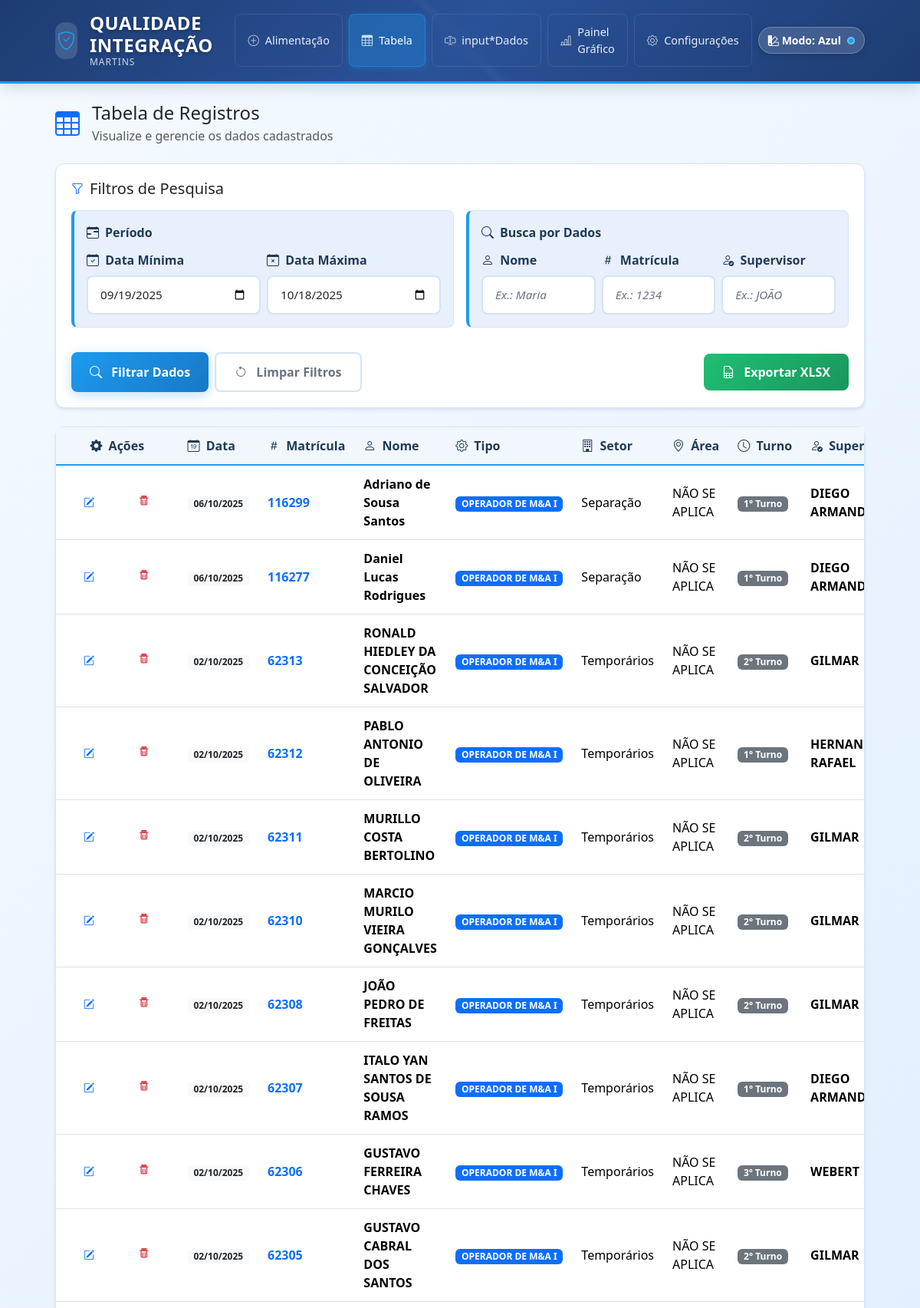
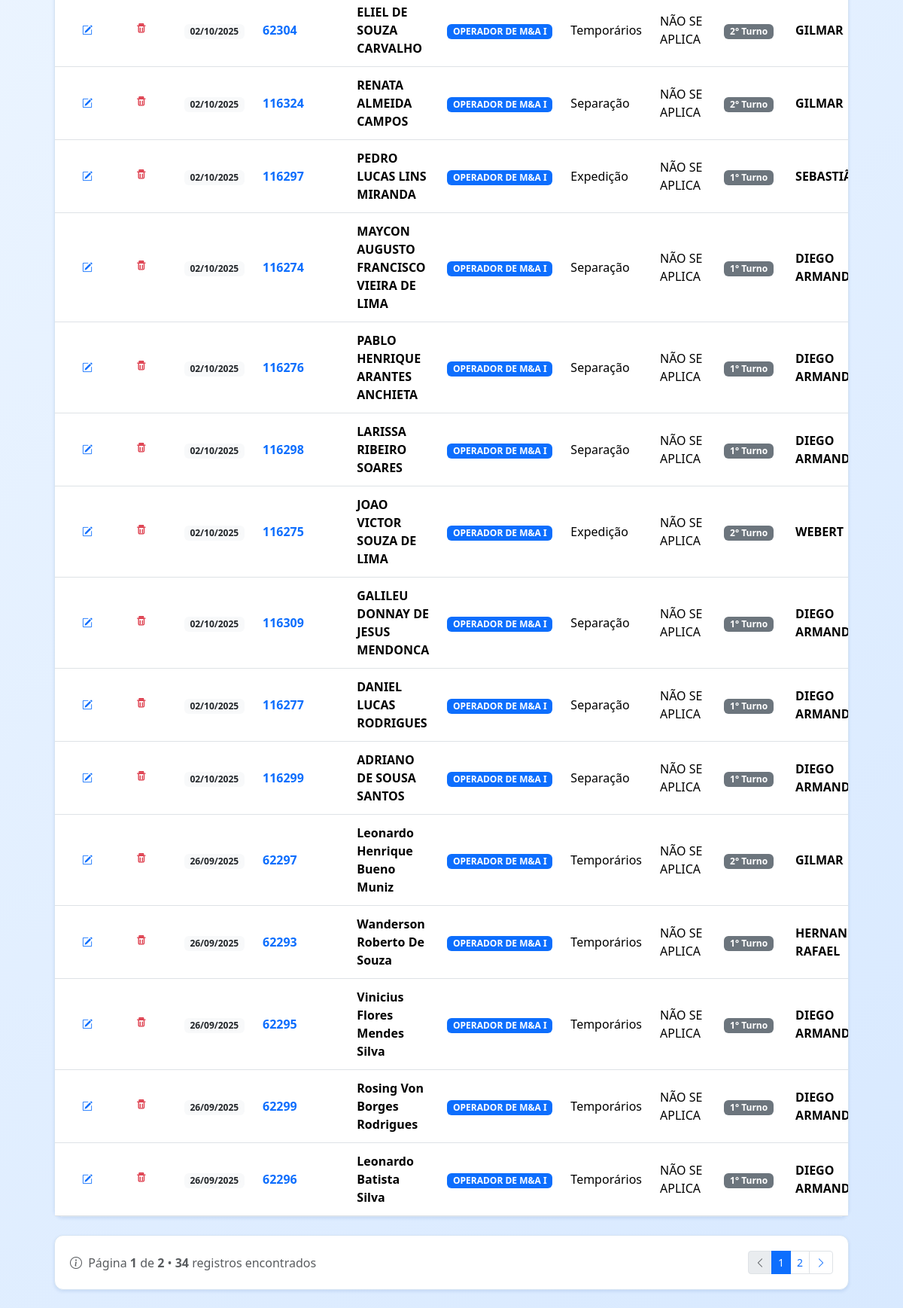
Before: /tabela with the older database file (2 pictures, top to bottom).
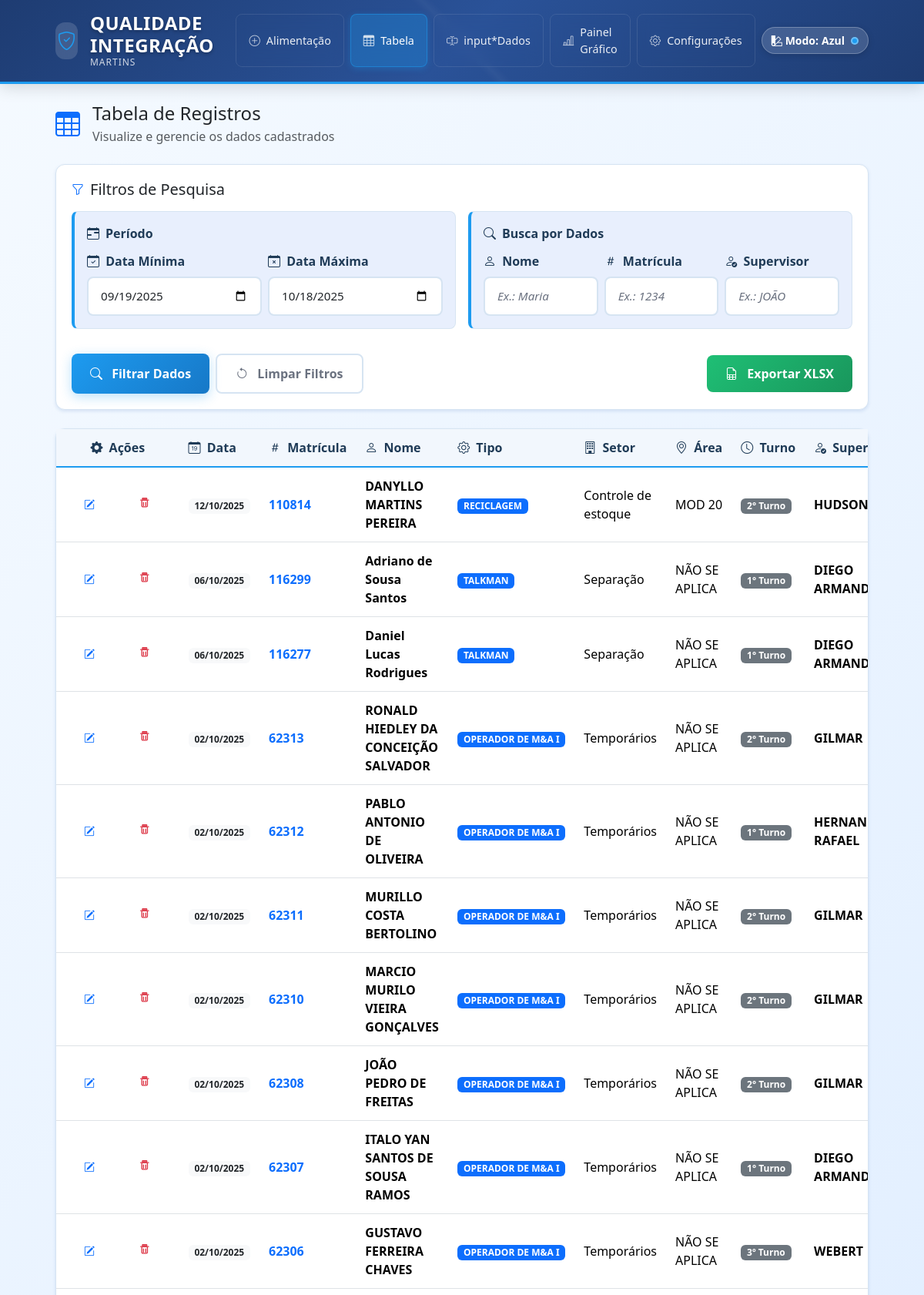
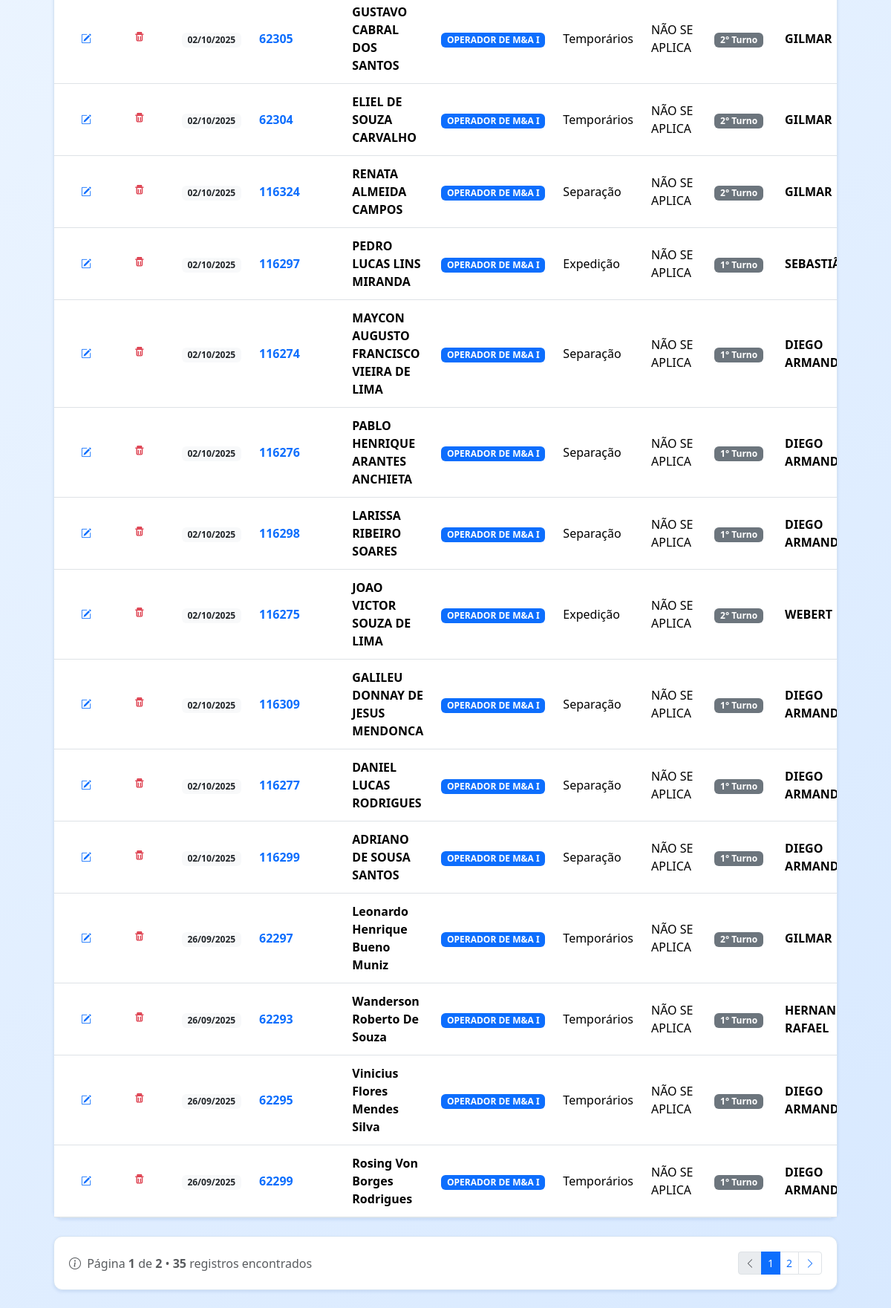
After: the same page with the newer database file (2 pictures, top to bottom).
### app/models.py (models this page shows, shortened)
class Colaborador(db.Model):
    __tablename__ = 'colaboradores'
    id = db.Column(db.Integer, primary_key=True)
    matricula = db.Column(db.Integer, nullable=False, index=True)
    nome = db.Column(db.String(120), nullable=False)
    tipo = db.Column(db.String(50), nullable=False)  # from list 'tipo'
    setor = db.Column(db.String(50), nullable=False)  # from list 'setor'
    area = db.Column(db.String(120), nullable=False)  # list 'area' (editable)
    turno = db.Column(db.String(50), nullable=False)  # from list 'turno'
    supervisor = db.Column(db.String(120), nullable=False)  # stored UPPER
    integracao = db.Column(db.String(10), nullable=False)  # from list 'integracao'
    data = db.Column(db.Date, nullable=False, default=datetime.utcnow)
    observacao = db.Column(db.Text, nullable=True)
    created_at = db.Column(db.DateTime, default=datetime.utcnow)

### app/views.py (the view)
@bp.route('/tabela')
def tabela():
    today = datetime.today().date()
    default_min = (today - timedelta(days=29)).strftime('%Y-%m-%d')
    default_max = today.strftime('%Y-%m-%d')
    min_date_str = request.args.get('min_data') or default_min
    max_date_str = request.args.get('max_data') or default_max
    q_nome = (request.args.get('q_nome') or '').strip()
    q_supervisor = (request.args.get('q_supervisor') or '').strip()
    q_matricula_raw = (request.args.get('q_matricula') or '').strip()
    q = Colaborador.query
    if min_date_str:
        try:
            min_date = datetime.strptime(min_date_str, '%Y-%m-%d').date()
            q = q.filter(Colaborador.data >= min_date)
        except ValueError:
            flash('Data mínima inválida.', 'warning')
    if max_date_str:
        try:
            max_date = datetime.strptime(max_date_str, '%Y-%m-%d').date()
            q = q.filter(Colaborador.data <= max_date)
        except ValueError:
            flash('Data máxima inválida.', 'warning')
    if q_nome:
        q = q.filter(Colaborador.nome.ilike(f"%{q_nome}%"))
    if q_supervisor:
        q = q.filter(Colaborador.supervisor.ilike(f"%{q_supervisor}%"))
    if q_matricula_raw:
        try:
            q_matricula = int(q_matricula_raw)
            q = q.filter(Colaborador.matricula == q_matricula)
        except ValueError:
            flash('Matrícula para filtro deve ser numérica.', 'warning')
    page = max(1, request.args.get('page', default=1, type=int) or 1)
    per_page = request.args.get('per_page', default=25, type=int) or 25
    per_page = max(5, min(per_page, 100))
    q = q.order_by(Colaborador.data.desc(), Colaborador.created_at.desc())
    pagination = db.paginate(q, page=page, per_page=per_page, error_out=False)
    try:
        total_pages = int(pagination.pages or 1)
    except Exception:
        total_pages = 1
    window = 2
    start_page = max(1, page - window)
    end_page = min(total_pages, page + window)
    return render_template(
        'tabela.html',
        rows=pagination.items,
        min_data=min_date_str,
        max_data=max_date_str,
        q_nome=q_nome,
        q_supervisor=q_supervisor,
        q_matricula=q_matricula_raw,
        pagination=pagination,
        page=page,
        per_page=per_page,
        start_page=start_page,
        end_page=end_page,
    )

### templates/tabela.html (shortened to what the changed rows need)
{% extends 'base.html' %}
{% block content %}
<div class="row">
  <div class="col-12">
    <div class="d-flex align-items-center mb-4">
      <div>
        <h2 class="h4 mb-1">Tabela de Registros</h2>
      </div>
    </div>
    <div class="card">
      <div class="card-body p-0">
        <div class="table-responsive">
          <table class="table table-hover align-middle mb-0">
            <thead class="table-light sticky-top">
              <tr>
                <th style="width: 80px;" class="text-center">
                  <i class="bi bi-gear-fill me-1"></i>
                  Ações
                </th>
                <th>
                  <i class="bi bi-calendar-date me-1"></i>
                  Data
                </th>
                <th>
                  <i class="bi bi-hash me-1"></i>
                  Matrícula
                </th>
                <th>
                  <i class="bi bi-person me-1"></i>
                  Nome
                </th>
                <th>
                  <i class="bi bi-gear me-1"></i>
                  Tipo
                </th>
                <th>
                  <i class="bi bi-building me-1"></i>
                  Setor
                </th>
                <th>
                  <i class="bi bi-geo-alt me-1"></i>
                  Área
                </th>
                <th>
                  <i class="bi bi-clock me-1"></i>
                  Turno
                </th>
                <th>
                  <i class="bi bi-person-check me-1"></i>
                  Supervisor
                </th>
              </tr>
            </thead>
            <tbody>
              {% for r in rows %}
              <tr class="table-row-hover">
                <td class="text-center">
                  <div class="d-flex justify-content-center gap-2">
                    <a class="btn btn-sm btn-outline-primary" title="Editar registro"
                       href="{{ url_for('main.editar_colaborador', item_id=r.id, min_data=min_data, max_data=max_data, q_nome=q_nome, q_matricula=q_matricula, q_supervisor=q_supervisor, page=page, per_page=per_page) }}">
                      <i class="bi bi-pencil-square"></i>
                    </a>
                    <form method="post" class="js-delete-form" data-confirm-message="⚠️ Confirma excluir este registro?" action="{{ url_for('main.excluir', item_id=r.id, min_data=min_data, max_data=max_data, q_nome=q_nome, q_matricula=q_matricula, q_supervisor=q_supervisor, page=page, per_page=per_page) }}" style="display:inline;">
                      <button class="btn btn-sm btn-outline-danger" title="Excluir registro">
                        <span class="trash-anim" aria-hidden="true">
                        </span>
                      </button>
                    </form>
                  </div>
                </td>
                <td>
                  <span class="badge bg-light text-dark">
                    {{ r.data.strftime('%d/%m/%Y') }}
                  </span>
                </td>
                <td>
                  <strong class="text-primary">{{ r.matricula }}</strong>
                </td>
                <td>
                  <div>
                    <div class="fw-semibold">{{ r.nome }}</div>
                  </div>
                </td>
                <td>
                  <span class="badge bg-primary">{{ r.tipo }}</span>
                </td>
                <td>{{ r.setor }}</td>
                <td>{{ r.area }}</td>
                <td>
                  <span class="badge bg-secondary">{{ r.turno }}</span>
                </td>
                <td>
                  <strong>{{ r.supervisor }}</strong>
                </td>
              </tr>
              {% endfor %}
            </tbody>
          </table>
        </div>
      </div>
    </div>
    {% if pagination and pagination.pages > 1 %}
    <div class="card mt-4">
      <div class="card-body">
        <div class="d-flex justify-content-between align-items-center">
          <div class="text-muted">
            <i class="bi bi-info-circle me-1"></i>
            Página <strong>{{ page }}</strong> de <strong>{{ pagination.pages }}</strong> •
            <strong>{{ pagination.total }}</strong> registros encontrados
          </div>
          <nav aria-label="Navegação de página">
            <ul class="pagination pagination-sm mb-0">
              <li class="page-item {{ 'disabled' if not pagination.has_prev else '' }}">
                <a class="page-link" href="{{ url_for('main.tabela', min_data=min_data, max_data=max_data, q_nome=q_nome, q_matricula=q_matricula, q_supervisor=q_supervisor, page=pagination.prev_num, per_page=per_page) }}">
                  <i class="bi bi-chevron-left"></i>
                </a>
              </li>
              {% for p in range(start_page, end_page + 1) %}
                <li class="page-item {{ 'active' if p == page else '' }}">
                  <a class="page-link" href="{{ url_for('main.tabela', min_data=min_data, max_data=max_data, q_nome=q_nome, q_matricula=q_matricula, q_supervisor=q_supervisor, page=p, per_page=per_page) }}">{{ p }}</a>
                </li>
              {% endfor %}
              <li class="page-item {{ 'disabled' if not pagination.has_next else '' }}">
                <a class="page-link" href="{{ url_for('main.tabela', min_data=min_data, max_data=max_data, q_nome=q_nome, q_matricula=q_matricula, q_supervisor=q_supervisor, page=pagination.next_num, per_page=per_page) }}">
                  <i class="bi bi-chevron-right"></i>
                </a>
              </li>
            </ul>
          </nav>
        </div>
      </div>
    </div>
    {% endif %}
  </div>
</div>
{% endblock %}

Changed rows visible on the page:
no longer on this page (row edited): Colaborador: data "26/09/2025", matricula "62296", nome "Leonardo Batista Silva", tipo "OPERADOR DE M&A I", setor "Temporários", area "NÃO SE APLICA", turno "1° Turno", supervisor "DIEGO…"
added Colaborador: data "12/10/2025", matricula "110814", nome "DANYLLO MARTINS PEREIRA", tipo "RECICLAGEM", setor "Controle de estoque", area "MOD 20", turno "2° Turno", supervisor "HUDSON"
changed Colaborador "Adriano de Sousa Santos": tipo "OPERADOR DE M&A I" → "TALKMAN"
changed Colaborador "Daniel Lucas Rodrigues": tipo "OPERADOR DE M&A I" → "TALKMAN"
Other visible differences:
{{ pagination.total }}: "34" → "35"
